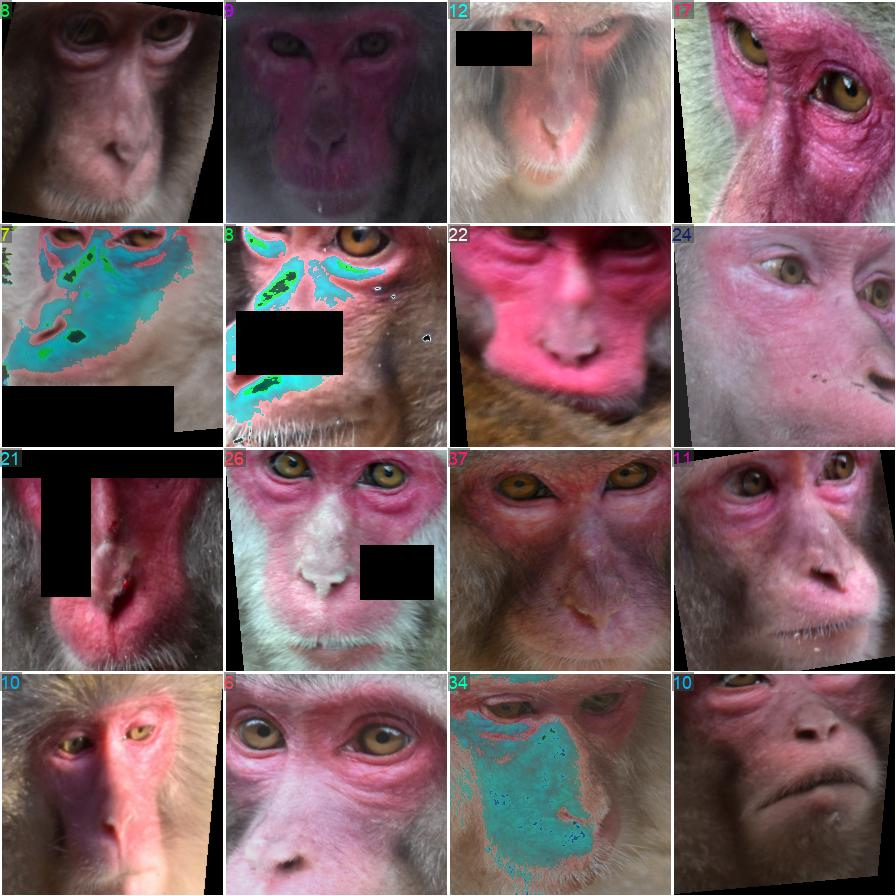
#> input picture runs/classify/monkey/train_batch0.jpg, 896 x 896 px; its folder holds only this picture in this run
$ python -i face.py   (imports and definitions only)
#> lines starting #> are read from the running program, lines starting #| are printed output that depends on the picture; after the words box and inside, x2 and y2 are one past the last pixel; in counts of white or black regions, pixels touching at a corner belong together
import cv2
import numpy as np
import os
from tqdm import tqdm

def extract_red_face(img_path, pad=100):
#> called with img_path = 'runs/classify/monkey/train_batch0.jpg', pad = 100
    img = cv2.imread(img_path)
#> img is the input picture: shape (896, 896, 3); mean B, G, R 97.3, 92.5, 118.9
    if img is None:
        return None

    hsv = cv2.cvtColor(img, cv2.COLOR_BGR2HSV)
#> hsv: shape (896, 896, 3); mean H, S, V 91.7, 83.8, 123.6

    lower_red1 = np.array([160, 50, 70])
    upper_red1 = np.array([180, 180, 255])

    lower_red2 = np.array([0, 50, 70])
    upper_red2 = np.array([15, 180, 255])


    mask1 = cv2.inRange(hsv, lower_red1, upper_red1)
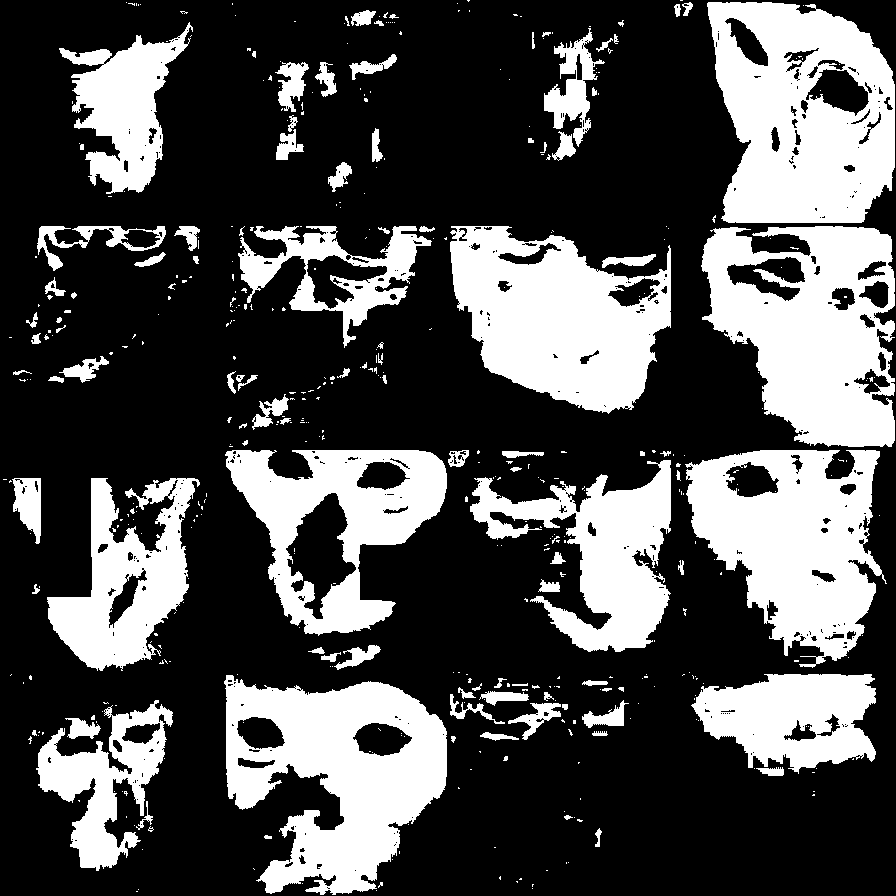
#> mask1: shape (896, 896); 31% white; 477 white regions (373 under 20 px), largest, box (x1, y1, x2, y2) and area: (707, 2, 895, 223) 30427, (224, 675, 447, 895) 28805, (701, 226, 895, 447) 28281
    mask2 = cv2.inRange(hsv, lower_red2, upper_red2)
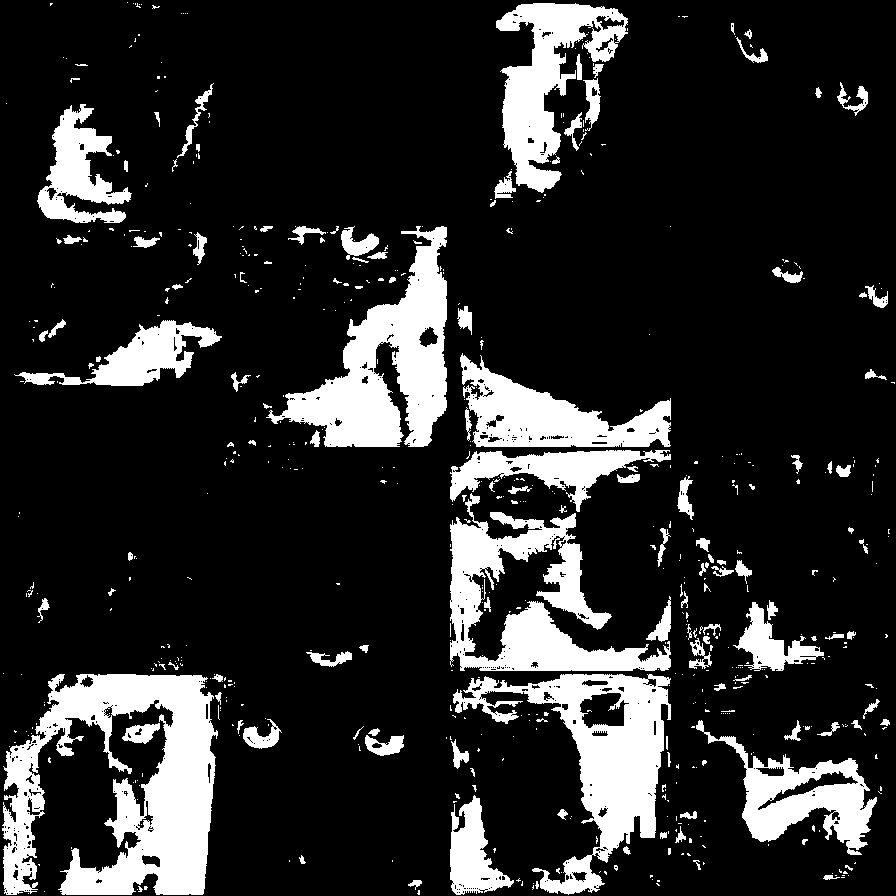
#> mask2: shape (896, 896); 16.9% white; 616 white regions (485 under 20 px), largest, box (x1, y1, x2, y2) and area: (2, 674, 218, 895) 25632, (266, 226, 447, 447) 16637, (453, 674, 671, 895) 15676
    mask = cv2.bitwise_or(mask1, mask2)
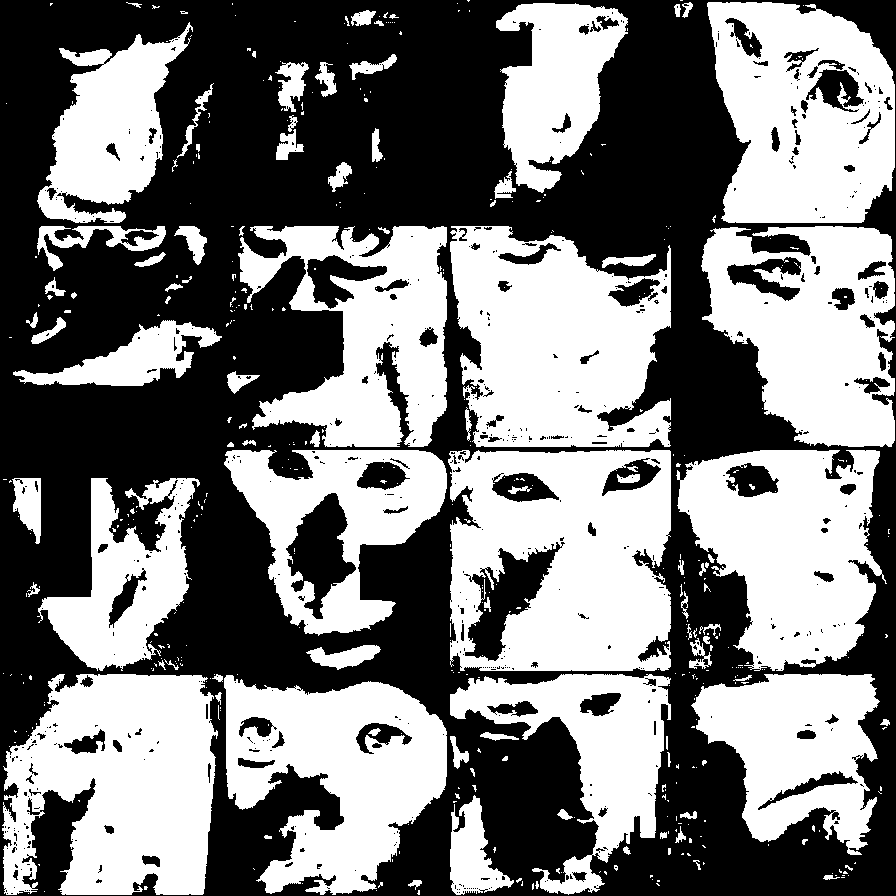
#> mask: shape (896, 896); 47.9% white; 471 white regions (371 under 20 px), largest, box (x1, y1, x2, y2) and area: (448, 450, 671, 671) 38888, (2, 674, 218, 895) 36142, (450, 226, 671, 447) 35934


    kernel = np.ones((5, 5), np.uint8)
    mask_clean = cv2.morphologyEx(mask, cv2.MORPH_OPEN, kernel)
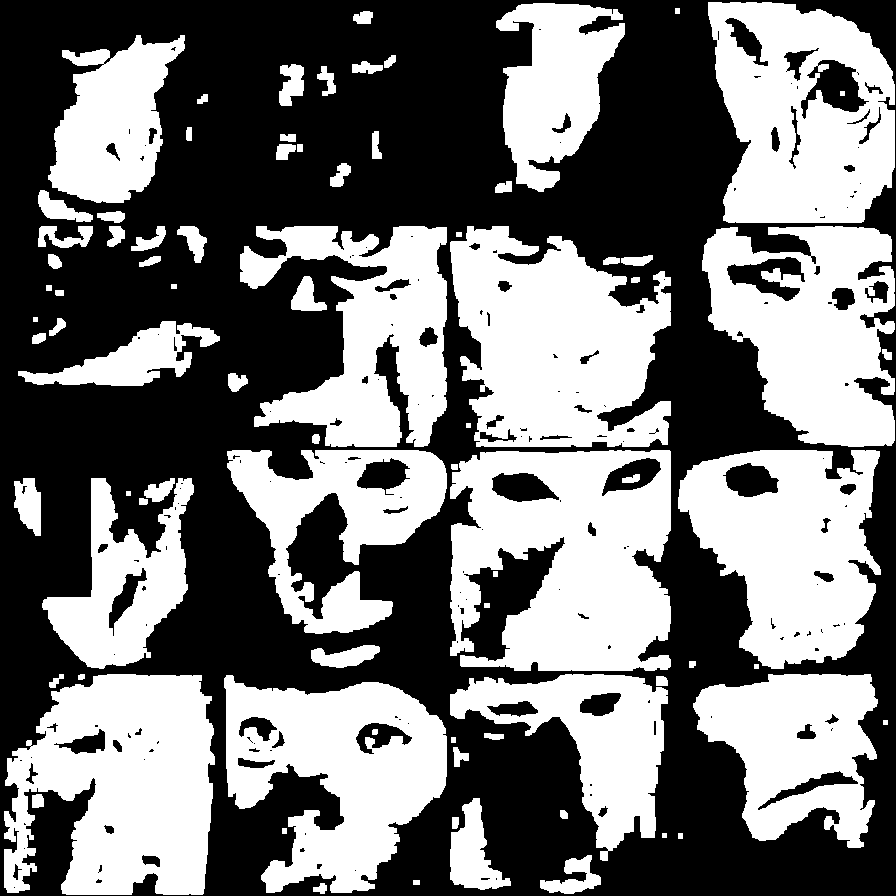
#> mask_clean: shape (896, 896); 45.8% white; 82 white regions

    contours, _ = cv2.findContours(mask_clean, cv2.RETR_EXTERNAL, cv2.CHAIN_APPROX_SIMPLE)
#> contours = 79 contours, 6 with area under 20; largest, box (x1, y1, x2, y2) and area: (450, 450, 671, 671) 39282, (4, 674, 215, 895) 34964, (450, 226, 671, 447) 34742, (708, 2, 895, 223) 33690, (678, 450, 881, 669) 30494
    if not contours:
        return None

    largest = max(contours, key=cv2.contourArea)
#> largest = contour of 574 points, box (x1, y1, x2, y2) (450, 450, 671, 671), area 39282
    x, y, w, h = cv2.boundingRect(largest)
#> x = 450; y = 450; w = 221; h = 221


    x1 = max(x - pad, 0)
#> x1 = 350
    y1 = max(y - pad, 0)
#> y1 = 350
    x2 = min(x + w + pad, img.shape[1])
#> x2 = 771
    y2 = min(y + h + pad, img.shape[0])
#> y2 = 771

    cropped = img[y1:y2, x1:x2]
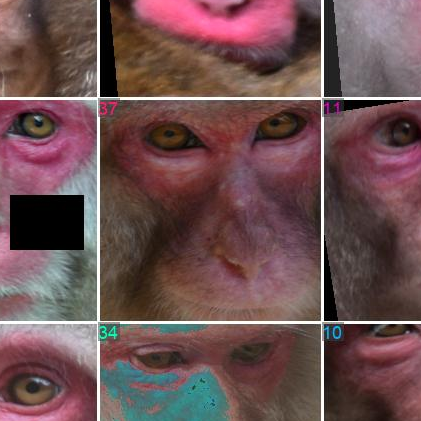
#> cropped: shape (421, 421, 3); mean B, G, R 81.1, 79.7, 108.6
    return cropped


# [15 lines left out: function process_dataset, not called in this run]

input_dataset = "./test"
output_dataset = "./b"
# [1 line not run here, left out]

>>> result = extract_red_face('runs/classify/monkey/train_batch0.jpg')

$ run again, on runs/classify/monkey/train_batch1.jpg
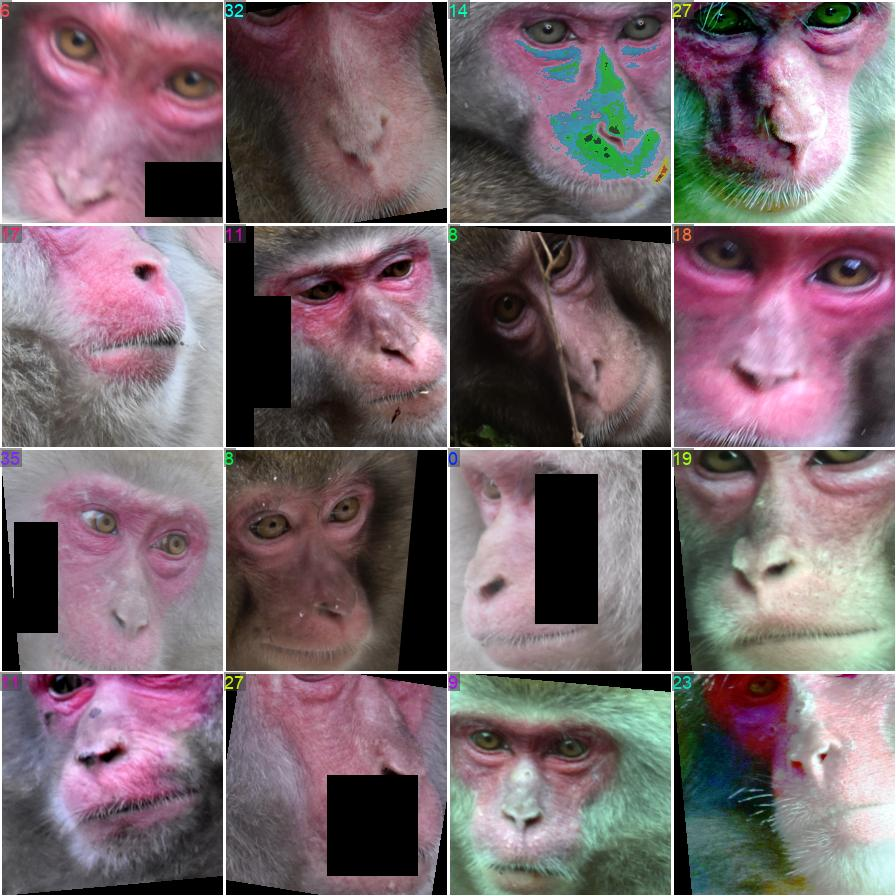
#> input picture runs/classify/monkey/train_batch1.jpg, 896 x 896 px
#> in extract_red_face, img is the input picture: shape (896, 896, 3); mean B, G, R 110, 104.1, 121
#> hsv: shape (896, 896, 3); mean H, S, V 101.1, 62.9, 126.5
#> in extract_red_face, `mask1 = cv2.inRange(hsv, lower_red1, upper_red1)`:
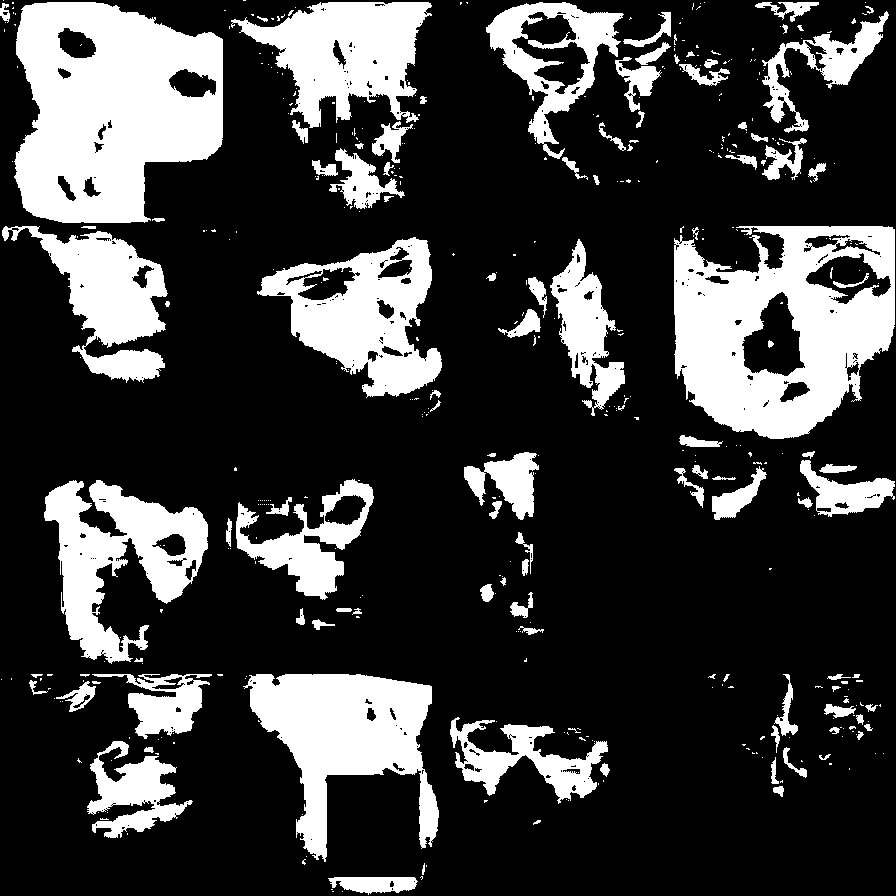
#> mask1: shape (896, 896); 24% white; 452 white regions (340 under 20 px), largest, box (x1, y1, x2, y2) and area: (14, 2, 223, 223) 34013, (674, 226, 895, 439) 30081, (243, 674, 439, 862) 17920
#> mask2: shape (896, 896); 4.7% white; 441 white regions (352 under 20 px), largest, box (x1, y1, x2, y2) and area: (227, 535, 403, 671) 12529, (226, 451, 413, 539) 5926, (295, 96, 352, 188) 2487
#> mask: shape (896, 896); 28.7% white; 567 white regions (454 under 20 px), largest, box (x1, y1, x2, y2) and area: (14, 2, 223, 223) 35239, (673, 225, 895, 439) 30484, (226, 451, 413, 671) 25752
#> mask_clean: shape (896, 896); 26.5% white; 122 white regions
#> contours = 120 contours, 14 with area under 20; largest, box (x1, y1, x2, y2) and area: (15, 2, 223, 223) 35801, (674, 226, 895, 439) 32072, (226, 464, 373, 671) 22795, (239, 2, 431, 208) 18136, (248, 674, 432, 857) 16432
#> largest = contour of 246 points, box (x1, y1, x2, y2) (15, 2, 223, 223), area 35801
#> x = 15; y = 2; w = 208; h = 221
#> x1 = 0
#> x2 = 323
#> in extract_red_face, `cropped = img[y1:y2, x1:x2]`:
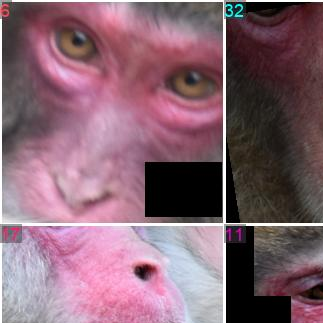
#> cropped: shape (323, 323, 3); mean B, G, R 113.8, 100.3, 133.6

$ run again, on runs/classify/monkey/train_batch2.jpg
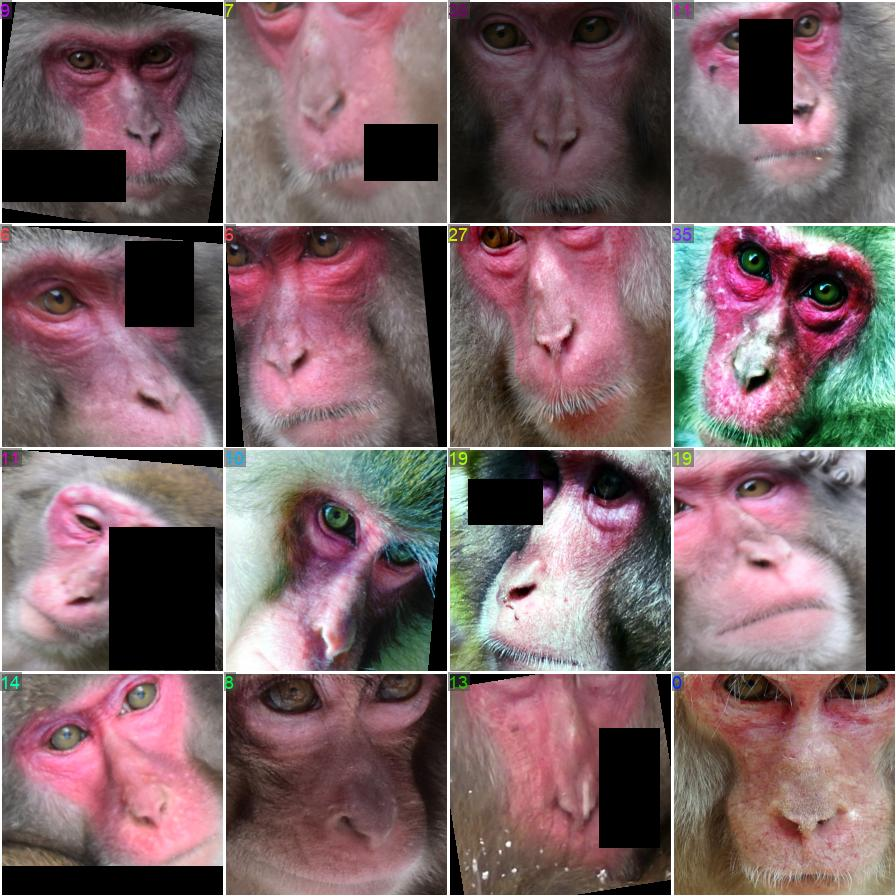
#> input picture runs/classify/monkey/train_batch2.jpg, 896 x 896 px
#> in extract_red_face, img is the input picture: shape (896, 896, 3); mean B, G, R 103.7, 100.3, 124
#> hsv: shape (896, 896, 3); mean H, S, V 95.2, 70, 127.7
#> in extract_red_face, `mask1 = cv2.inRange(hsv, lower_red1, upper_red1)`:
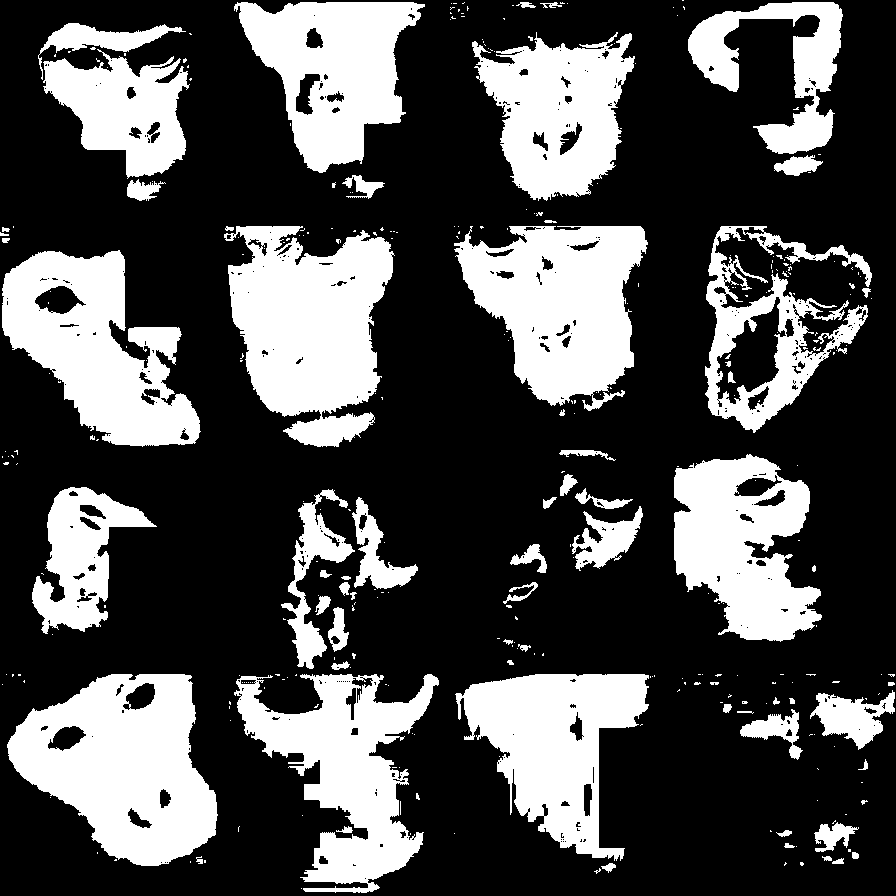
#> mask1: shape (896, 896); 30.8% white; 330 white regions (263 under 20 px), largest, box (x1, y1, x2, y2) and area: (7, 674, 218, 866) 25500, (224, 226, 395, 447) 24907, (454, 226, 648, 411) 22489
#> mask2: shape (896, 896); 9.7% white; 622 white regions (500 under 20 px), largest, box (x1, y1, x2, y2) and area: (674, 674, 895, 895) 22896, (451, 689, 640, 895) 12883, (227, 744, 368, 895) 9765
#> mask: shape (896, 896); 40.5% white; 534 white regions (446 under 20 px), largest, box (x1, y1, x2, y2) and area: (451, 674, 661, 895) 33387, (227, 674, 439, 895) 32581, (453, 226, 671, 447) 31405
#> mask_clean: shape (896, 896); 38.3% white; 112 white regions
#> contours = 109 contours, 12 with area under 20; largest, box (x1, y1, x2, y2) and area: (451, 674, 659, 895) 32686, (454, 226, 671, 447) 31186, (674, 674, 895, 895) 30645, (227, 674, 439, 895) 30475, (8, 674, 223, 866) 27494
#> largest = contour of 327 points, box (x1, y1, x2, y2) (451, 674, 659, 895), area 32686
#> x = 451; y = 674; w = 208; h = 221
#> x1 = 351
#> y1 = 574
#> x2 = 759
#> y2 = 896
#> in extract_red_face, `cropped = img[y1:y2, x1:x2]`:
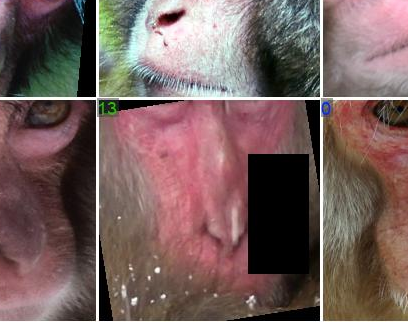
#> cropped: shape (322, 408, 3); mean B, G, R 92.3, 94.9, 117.5
